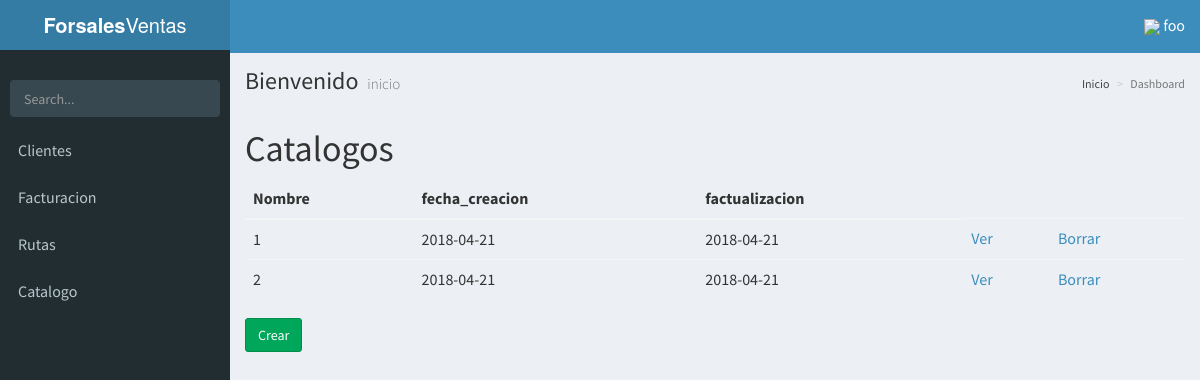
The app's page /catalogos/ (signed in) with its own data.
### catalogo/models.py (models this page shows)
class catalogo(models.Model):
	fecha_creacion = models.DateTimeField(default=datetime.datetime.now())
	factualizacion = models.DateTimeField(default=datetime.datetime.now())
	distribuidor = models.ForeignKey(distribuidor)

### catalogo/views.py (the view)
# urls.py: url(r'^catalogos/$', CatalogoList.as_view(), name="catalogos"),
class CatalogoList(LoginRequiredMixin,AjaxableResponseMixin,ListView):
	model = catalogo
	template_name = 'catalogo/listar.html'
	fields = "__all__"
	success_url = reverse_lazy('listar_productos')
	def get_context_data(self,**kwargs):
		context = super(CatalogoList, self).get_context_data(**kwargs)
		return context

### catalogo/templates/catalogo/listar.html
{% extends 'AdminLTE/index.html' %}
{% block content %}
	<h1>Catalogos</h1>
	<table class="table">
		<thead>
			<tr>
				<th>Nombre</th>
				<th>fecha_creacion</th>
				<th>factualizacion</th>
			</tr>
		</thead>
		<tbody>
			{% for catalogo in object_list %}
				<tr>
					<td>{{ catalogo.pk }}</td>
					<td>{{ catalogo.fecha_creacion | date:'Y-m-d' }}</td>
					<td>{{ catalogo.factualizacion | date:'Y-m-d' }}</td>
					<td><a href="{% url 'ver_catalogo_detalle' catalogo.pk %}">Ver</a></td>
					<td><a href="{% url 'borrar_catalogo' catalogo.pk %}">Borrar</a></td>
				</tr>
			{% empty %}
				<tr>
					<td>Sin catalogo</td>
				</tr>
			{% endfor %}
		</tbody>
	</table>
	<a class="btn btn-success" href="{% url 'catalogo' %}">Crear</a>
{% endblock content %}

### base/templates/AdminLTE/index.html (shortened to what this page needs)
{% load static %}
<!DOCTYPE html>
<html>
<head>
<link rel="stylesheet" href="https://unpkg.com/bootstrap-material-design@4.0.0-beta.3/dist/css/bootstrap-material-design.min.css"
>
  <link rel="stylesheet" href="{% static 'css/AdminLTE/bootstrap/css/bootstrap.min.css' %}">
  <link rel="stylesheet" href="{% static 'css/AdminLTE/AdminLTE.min.css' %}">
  <link rel="stylesheet" href="{% static 'css/AdminLTE/skins/_all-skins.min.css' %}">
  <link rel="stylesheet" href="{% static 'css/AdminLTE/plugins/iCheck/flat/blue.css' %}">
  <link rel="stylesheet" href="{% static 'css/AdminLTE/plugins/morris/morris.css' %}">
  <link rel="stylesheet" href="{% static 'css/AdminLTE/plugins/jvectormap/jquery-jvectormap-1.2.2.css' %}">
  <link rel="stylesheet" href="{% static 'css/AdminLTE/plugins/datepicker/datepicker3.css' %}">
  <link rel="stylesheet" href="{% static 'css/AdminLTE/plugins/daterangepicker/daterangepicker.css' %}">
  <link rel="stylesheet" href="{% static 'css/AdminLTE/plugins/bootstrap-wysihtml5/bootstrap3-wysihtml5.min.css' %}">
  <link rel="stylesheet" href="{% static 'alertifyjs/css/alertify.min.css' %}">
  <link rel="stylesheet" href="{% static 'alertifyjs/css/themes/bootstrap.min.css' %}">
  <link rel="stylesheet" href="{% static 'vue/vue-good-table/vue-good-table.css' %}">
</head>
<body class="hold-transition skin-blue sidebar-mini">
<div class="wrapper" id="vue-root">
  <header class="main-header">
    <a href="/" class="logo">
      <span class="logo-lg"><b>Forsales</b>Ventas</span>
    </a>
    <nav class="navbar navbar-static-top">
      <a href="#" class="sidebar-toggle" data-toggle="offcanvas" role="button">
      </a>
      <div class="navbar-custom-menu">
        <ul class="nav navbar-nav">
          <li class="dropdown user user-menu">
            <a href="#" class="dropdown-toggle" data-toggle="dropdown">
             <img style="width: 10%; " src="{% static 'img/user.png' %}">
              <span class="hidden-xs">{{ request.user.username }}</span>
            </a>
          </li>
        </ul>
      </div>
    </nav>
  </header>
  <aside class="main-sidebar">
    <section class="sidebar">
      <div class="user-panel">
      </div>
      <form action="#" method="get" class="sidebar-form">
        <div class="input-group">
          <input type="text" name="q" class="form-control" placeholder="Search...">
              <span class="input-group-btn">
                <button type="submit" name="search" id="search-btn" class="btn btn-flat">
                </button>
              </span>
        </div>
      </form>
      <ul class="sidebar-menu">
      {% if request.user.is_superuser %}
        <li class="header">PANEL DE CONTROL</li>
        <li>
          <a href="{% url 'listar_productos' %}">
            <i class="fa fa-shopping-basket" aria-hidden="true"><span>Productos</span></i>
          </a>
        </li>
        <li>
          <a href="{% url 'listar_clientes' %}">
            <i class="fa fa-th"></i> <span>Clientes</span>
          </a>
        </li>
        <li>
          <a href="{% url 'bodega' 'main' %}">
            <i class="fa fa-th"></i> <span>Bodega</span>
          </a>
        </li>
        <li>
          <a href="{% url 'listar_distribuidores' %}">
            <i class="fa fa-th"></i> <span>Distribuidores</span>
          </a>
        </li>
        <li>
          <a href="{% url 'listar_proveedores' %}">
            <i class="fa fa-th"></i> <span>Proveedores</span>
          </a>
        </li>
        <li class="treeview">
          <a href="#">
            <i class="fa fa-dashboard"></i> <span>Facturacion</span>
            <span class="pull-right-container">
              <i class="fa fa-angle-left pull-right"></i>
            </span>
          </a>
          <ul class="treeview-menu">
            <li class=""><a href="{% url 'factura' %}"><i class="fa fa-circle-o"></i> Listar</a></li>
          </ul>
           <ul class="treeview-menu">
            <li class=""><a href="{% url 'reportes' %}"><i class="fa fa-circle-o"></i> reportes</a></li>
          </ul>
        </li>
        <li class="treeview">
          <a href="#">
            <i class="fa fa-dashboard"></i> <span>Inventario</span>
            <span class="pull-right-container">
              <i class="fa fa-angle-left pull-right"></i>
            </span>
          </a>
          <ul class="treeview-menu">
            <li class=""><a href="{% url 'movimiento' %}"><i class="fa fa-circle-o"></i> Movimientos</a></li>
          </ul>
        </li>
        <li class="treeview">
          <a href="#">
            <i class="fa fa-dashboard"></i> <span>Catalogo</span>
            <span class="pull-right-container">
              <i class="fa fa-angle-left pull-right"></i>
            </span>
          </a>
          <ul class="treeview-menu">
            <li class=""><a href="{% url 'catalogos' %}"><i class="fa fa-circle-o"></i> Lista</a></li>
          </ul>
        </li>
        <li class="treeview">
          <a href="#">
            <i class="fa fa-dashboard"></i> <span>Rutas</span>
            <span class="pull-right-container">
              <i class="fa fa-angle-left pull-right"></i>
            </span>
          </a>
          <ul class="treeview-menu">
            <li class=""><a href="{% url 'rutas-mapa' %}"><i class="fa fa-circle-o"></i> Rutas</a></li>
          </ul>
        </li>
      {% else %}
        {% if request.user %}
<li>
          <a href="{% url 'listar_clientes' %}">
             <span>Clientes</span>
          </a>
        </li>
          <li class="treeview">
            <a href="#">
               <span>Facturacion</span>
            </a>
          </li>
          <li class="treeview">
            <a href="#">
               <span>Rutas</span>
            </a>
          </li>
        <li class="treeview">
          <a href="#">
             <span>Catalogo</span>
          </a>
        </li>
        {% endif %}
      {% endif %}
      </ul>
    </section>
  </aside>
  <div class="content-wrapper">
    <section class="content-header">
      <h1>
        Bienvenido
        <small>inicio</small>
      </h1>
      <ol class="breadcrumb">
        <li><a href="#"> Inicio</a></li>
        <li class="active">Dashboard</li>
      </ol>
    </section>
    <section class="content">
      {% block content %}
      {% endblock content %}
    </section>
  </div>
</div>
</body>
</html>

### base/templates/AdminLTE/index.html (style rules this page uses)
html, body { font-size: 16px !important; }
.navbar { display: inherit !important; }

### records on screen
catalogo: pk "1", fecha_creacion "2018-04-21", factualizacion "2018-04-21"
catalogo: pk "2", fecha_creacion "2018-04-21", factualizacion "2018-04-21"

### other values on screen
{{ request.user.username }} "foo"
